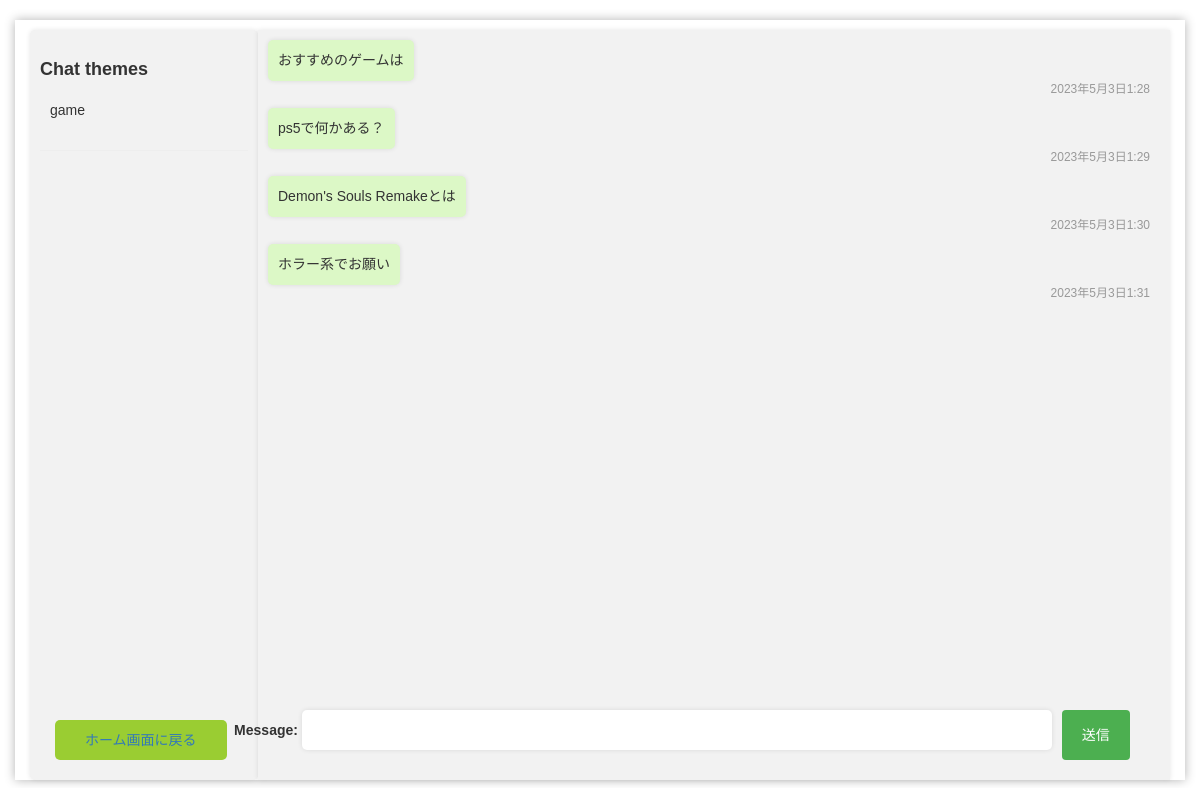
Screenshot of /game/ with the database file from the repository.
### chat/models.py (models this page shows, shortened)
class Theme(models.Model):
    Newchat = models.CharField(max_length=255)
    slug = models.SlugField(unique=True, blank=True)

class Message(models.Model):
    Theme = models.ForeignKey(Theme, related_name="message", on_delete=models.CASCADE, default=1)
    role=models.CharField(max_length=255,default='system')
    message = models.TextField()
    data_added = models.DateTimeField(auto_now_add=True)

### chat/views.py (the view, shortened to what this page needs)
# urls.py: path('<slug:slug>/',chatpage,name="chatpage"),
def chatpage(request, slug):
    theme = Theme.objects.get(slug=slug)
    messages_db = Message.objects.filter(Theme=theme)
    themes = Theme.objects.all()
    history=[]
    if not Message.objects.filter(role='system', Theme=theme).exists():
        history = [{"role": "system", "content": "You are a helpful assistant."}]
        Message.objects.create(Theme=theme, role="system", message="You are a helpful assistant.")
    message_history = list(Message.objects.filter(Theme=theme).values('role', 'message'))
    history = [{"role": item['role'], "content": item['message']} for item in message_history]
    if request.method == "POST":
        form_message = Form_message(request.POST)
        if form_message.is_valid():
            comment = form_message.save(commit=False)
            comment.Theme = theme
            comment.save()
            message = form_message.cleaned_data.get('message')  # フォームからメッセージを取得
        else:
            comment = None
            message = ''  # フォームが無効な場合は空のメッセージを作成
    else:
        form_message = Form_message()
        message = ''  # POST メソッド以外の場合は空のメッセージを作成
    context = {
        'theme': theme,
        'themes': themes,
        'messages': messages_db,
        'form_message': form_message,
    }
    return render(request, 'chatpage.html', context)

### chat/forms.py
class Form_message(forms.ModelForm):
    message = forms.CharField(widget=forms.TextInput(attrs={'style': 'width: 750px;'}))
    class Meta:
        model = Message
        fields = ["message"]

### chat/templates/chatpage.html (shortened to what this page needs)
{% extends './base.html' %}
{% load static %}
{% block contents %}
<head>
    <link rel="stylesheet" href="{% static 'stylesheet2.css' %}">
    <link rel="stylesheet" href="https://maxcdn.bootstrapcdn.com/bootstrap/3.4.1/css/bootstrap.min.css">
</head>
<div class="container">
    <div class="theme-list">
        <h2>Chat themes</h2>
          <div class="theme-item" >
           {{ theme.Newchat }}
          </div>
          <hr>
            <div class="back">
                <button>
                    <a href="{% url 'back_to_page' %}">ホーム画面に戻る</a>
                </button>
            </div>
    </div>
    <div class="chat">
        {% for message in messages.all %}
            {% if message.message != 'You are a helpful assistant.' %}
                {% if message.role != 'assistant' %}
                    <article>
                        <div class="message right">
                        <div class="text">{{ message.message }}</div>
                        <div class="timestamp">{{ message.data_added }}</div>
                        </div>
                    </article>
                {% endif %}
            {% endif %}
        {% endfor %}
          <form action="." method="post" class="form">
            {{ form_message.as_p }}
            <button class="btn btn-primary">送信</button>
          </form>
    </div>
</div>
{% endblock %}

### chat/static/stylesheet2.css (style rules this page uses)
* { box-sizing: border-box; margin: 0; padding: 0; font-family: Arial, sans-serif; }
body { background-color: #f1f1f1; height: 100vh; font-family: Arial, sans-serif; display: flex; align-items: center; justify-content: center; }
.container { margin: 0 auto; padding: 10px; background-color: #fff; box-shadow: 0 0 10px rgba(0, 0, 0, 0.3); height: 95%; width: 95%; position: relative; }
.theme-list { padding: 10px; background-color: #f2f2f2; border-radius: 5px; box-shadow: 0 0 5px rgba(0, 0, 0, 0.1); height: 750px; width: 20%; float: left; overflow-y: scroll; }
.theme-list h2 { font-size: 18px; font-weight: bold; margin-bottom: 10px; }
.back { padding: 10px; border-radius: 5px; display: block; margin-top: 350px; position: absolute; bottom: 10px; left: 30px; }
.back button { padding: 10px 30px; background-color: yellowgreen; border: none; color: #fff; border-radius: 5px; cursor: pointer; }
.theme-item { margin-bottom: 10px; padding: 10px; border-radius: 5px; cursor: pointer; }
.chat { flex-grow: 1; padding: 10px; background-color: #f2f2f2; box-shadow: 0 0 5px rgba(0, 0, 0, 0.1); height: 750px; width: 80%; float: right; overflow-y: scroll; }
.message { margin-bottom: 10px; }
.message .text { padding: 10px; background-color: #fff; border-radius: 5px; display: inline-block; max-width: 80%; word-wrap: break-word; line-height: 1.5; box-shadow: 0 0 5px rgba(0, 0, 0, 0.1); }
.message .timestamp { font-size: 12px; color: #999; margin-left: 10px; }
.message.right .text { background-color: #dcf8c6; text-align: right; }
.message.right .timestamp { margin-left: 0; margin-right: 10px; text-align: right; }
.form { display: flex; margin: 20px; width: 77%; position: absolute; bottom: 0px; right: 30px; }
.form input[type="text"] { flex-grow: 1; padding: 10px; font-size: 14px; border: none; border-radius: 5px; box-shadow: 0 0 5px rgba(0, 0, 0, 0.1); margin-right: 10px; box-sizing: border-box; }
.form button { padding: 10px 20px; background-color: #4caf50; border: none; cursor: pointer; transition: background-color 0.3s ease; }

### rows the page displays
Theme: Newchat "game"
Message: message "おすすめのゲームは", data_added "2023年5月3日1:28"
Message: message "ps5で何かある？", data_added "2023年5月3日1:29"
Message: message "Demon's Souls Remakeとは", data_added "2023年5月3日1:30"
Message: message "ホラー系でお願い", data_added "2023年5月3日1:31"
